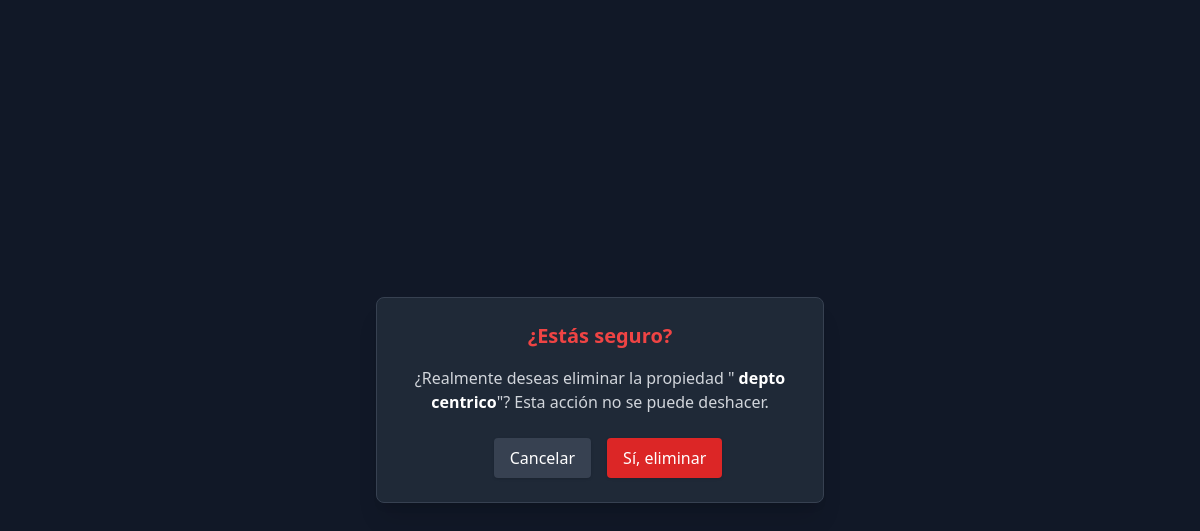
The page /propiedades/eliminar/1/ on the database as committed earlier.
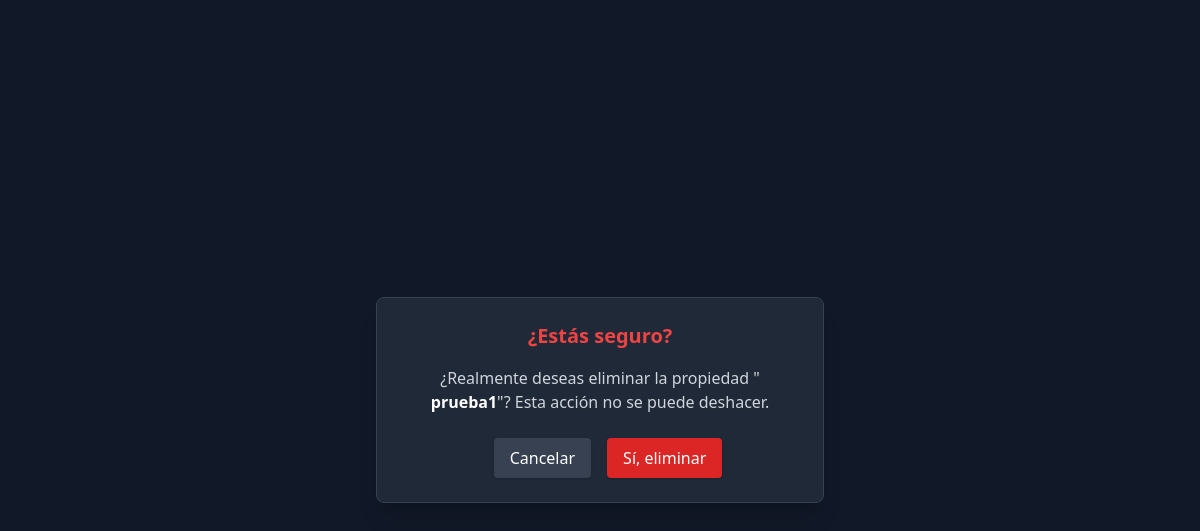
The same page on the database as committed later.
### propiedades/models.py (models this page shows, shortened)
class Propiedad(models.Model):
    titulo = models.CharField(max_length=200)
    descripcion = models.TextField()
    precio = models.DecimalField(max_digits=12, decimal_places=2)
    direccion = models.CharField(max_length=255)
    fecha_publicacion = models.DateTimeField(auto_now_add=True)
    propietario = models.ForeignKey(Propietario, on_delete=models.CASCADE, related_name='propiedades', null=True, blank=True)
    imagen = models.ImageField(upload_to='propiedades_img/', null=True, blank=True)

### propiedades/views.py (the view)
# urls.py: path('eliminar/<int:pk>/', PropiedadDeleteView.as_view(), name='eliminar_propiedad'),
class PropiedadDeleteView(DeleteView):
    model = Propiedad
    template_name = 'propiedades/confirm_delete.html'
    success_url = reverse_lazy('lista_propiedades')

### propiedades/templates/propiedades/confirm_delete.html (shortened to what this page needs)
<!DOCTYPE html>
<html lang="es">
<head>
    <script src="https://cdn.tailwindcss.com"></script>
</head>
<body class="bg-gray-900 flex items-center justify-center h-screen">
    <div class="bg-gray-800 p-6 rounded-lg shadow-xl max-w-md text-center border border-gray-700">
        <h2 class="text-xl font-bold text-red-500 mb-4">¿Estás seguro?</h2>
        <p class="text-gray-300 mb-6">¿Realmente deseas eliminar la propiedad "<strong class="text-white">
                {{ object.titulo }}</strong>"?
            Esta acción no se puede deshacer.</p>
        <form method="post" class="flex justify-center space-x-4">
            <a href="{% url 'lista_propiedades' %}"
                class="bg-gray-700 text-white px-4 py-2 rounded hover:bg-gray-600 transition shadow">Cancelar</a>
            <button type="submit" class="bg-red-600 text-white px-4 py-2 rounded hover:bg-red-500 transition shadow">Sí,
                eliminar</button>
        </form>
    </div>
</body>
</html>

Rows that differ between the two databases and show on the page:
changed Propiedad: titulo "depto centrico" → "prueba1"
